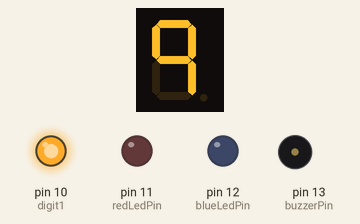
This sketch was run on a simulated Arduino Uno, built with avr-gcc and run on an emulated ATmega328P. Parts: 1-digit seven-segment display, output pins drawn as LEDs (lit = HIGH), buzzer (waves = sounding). Wiring (inferred from the names in the program): 1-digit 7-segment display, segments lit when HIGH: segments pin 2, pin 3, pin 4, pin 5, pin 6, pin 7, pin 8, pin 9. The segment pins are drawn as the display they are named for; pins used as bus, display or sensor lines are not drawn.

Above: at 0.2 s.
At 5.55 s:
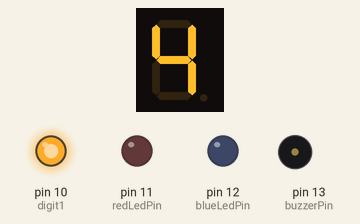
At 11.66 s:
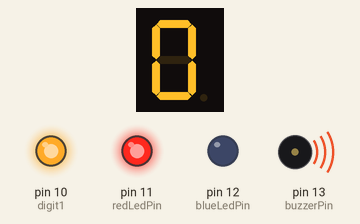
At 19.3 s:
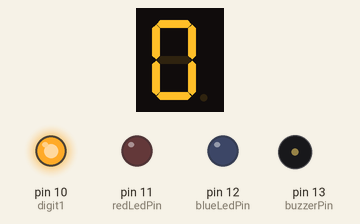
At 29.0 s:
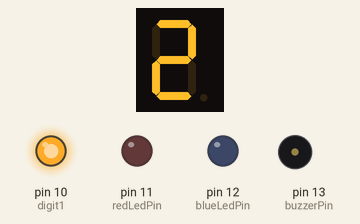
At 39.17 s:
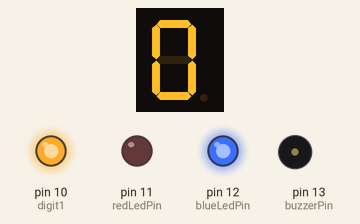
Timing chart, 0 to 40.0 s (numbered marks = the images above):
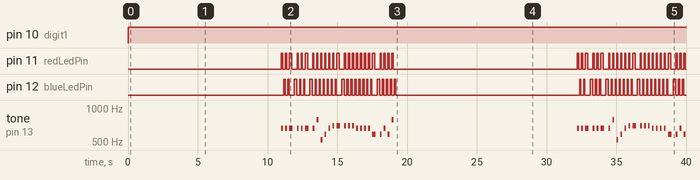

The sketch:

christmas.ino
```cpp
#define NOTE_E5 659
#define NOTE_G5 784
#define NOTE_C5 523
#define NOTE_D5 587
#define NOTE_F5 698
#define NOTE_A5 880
#define NOTE_B5 988

const int segmentA = 2;  // Connect segment A to digital pin 2
const int segmentB = 3;  // Connect segment B to digital pin 3
const int segmentC = 4;  // Connect segment C to digital pin 4
const int segmentD = 5;  // Connect segment D to digital pin 5
const int segmentE = 6;  // Connect segment E to digital pin 6
const int segmentF = 7;  // Connect segment F to digital pin 7
const int segmentG = 8;  // Connect segment G to digital pin 8

const int digit1 = 10;   // Connect common anode/cathode of the 1st digit to digital pin 10
const int buzzerPin = 13;
const int redLedPin = 11;
const int greenLedPin = 9;
const int blueLedPin = 12;
const int delayTime = 1000; // Delay time in milliseconds
const int countdownBuzzerDuration = 100;

void setup() {
  pinMode(segmentA, OUTPUT);
  pinMode(segmentB, OUTPUT);
  pinMode(segmentC, OUTPUT);
  pinMode(segmentD, OUTPUT);
  pinMode(segmentE, OUTPUT);
  pinMode(segmentF, OUTPUT);
  pinMode(segmentG, OUTPUT);

  pinMode(digit1, OUTPUT);

  pinMode(buzzerPin, OUTPUT);
  pinMode(redLedPin, OUTPUT);
  pinMode(greenLedPin, OUTPUT);
  pinMode(blueLedPin, OUTPUT);

  // Turn off all segments, digits, and LEDs initially
  turnOffAllSegments();
  turnOffAllDigits();
  turnOffAllLEDs();
}

void loop() {
  // Countdown from 9 to 0
  for (int i = 9; i >= 0; --i) {
    displayNumber(i);
    playCountdownBuzzer();
    delay(delayTime);  // Display each number for 1 second
  }

  // Play the second song and synchronize lights
  playSong();
  synchronizeLights();
}

void displayNumber(int number) {
  // Define the common cathode values for each digit (0-9)
  byte digitValues[] = {
    B01111110, // 0
    B00110000, // 1
    B01101101, // 2
    B01111001, // 3
    B00110011, // 4
    B01011011, // 5
    B01011111, // 6
    B01110000, // 7
    B01111111, // 8
    B01110011  // 9
  };

  // Turn off all segments and digits
  turnOffAllSegments();
  turnOffAllDigits();

  // Display the number on the 1st digit
  digitalWrite(digit1, HIGH); // Turn on the common anode/cathode for the 1st digit
  displayDigit(digitValues[number]);
}

void displayDigit(byte segments) {
  digitalWrite(segmentA, bitRead(segments, 6));
  digitalWrite(segmentB, bitRead(segments, 5));
  digitalWrite(segmentC, bitRead(segments, 4));
  digitalWrite(segmentD, bitRead(segments, 3));
  digitalWrite(segmentE, bitRead(segments, 2));
  digitalWrite(segmentF, bitRead(segments, 1));
  digitalWrite(segmentG, bitRead(segments, 0));

}

void turnOffAllSegments() {
  digitalWrite(segmentA, LOW);
  digitalWrite(segmentB, LOW);
  digitalWrite(segmentC, LOW);
  digitalWrite(segmentD, LOW);
  digitalWrite(segmentE, LOW);
  digitalWrite(segmentF, LOW);
  digitalWrite(segmentG, LOW);

}

void turnOffAllDigits() {
  digitalWrite(digit1, LOW);
}

void playCountdownBuzzer() {
  digitalWrite(buzzerPin, HIGH);
  delay(countdownBuzzerDuration);
  digitalWrite(buzzerPin, LOW);
}

void playSong() {
  int jingleBellsMelody[] = {
    NOTE_E5, NOTE_E5, NOTE_E5, NOTE_E5,
    NOTE_E5, NOTE_E5, NOTE_E5, NOTE_G5,
    NOTE_C5, NOTE_D5, NOTE_E5, NOTE_F5,
    NOTE_F5, NOTE_F5, NOTE_F5, NOTE_F5,
    NOTE_E5, NOTE_E5, NOTE_E5, NOTE_E5,
    NOTE_D5, NOTE_D5, NOTE_E5, NOTE_D5,
    NOTE_G5
  };

  int jingleBellsDurations[] = {
    8, 8, 4, 8,
    8, 4, 8, 8,
    8, 8, 8, 8,
    4, 8, 8, 8,
    8, 8, 8, 8,
    4, 8, 8, 8,
    8
  };

  int* melodyToPlay = jingleBellsMelody;
  int* durationsToPlay = jingleBellsDurations;
  int songLength = sizeof(jingleBellsMelody) / sizeof(jingleBellsMelody[0]);

  for (int i = 0; i < songLength; i++) {
    int duration = 1000 / durationsToPlay[i];
    tone(buzzerPin, melodyToPlay[i], duration);

    digitalWrite(redLedPin, HIGH);
    delay(duration * 0.7);
    digitalWrite(redLedPin, LOW);

    digitalWrite(greenLedPin, HIGH);
    delay(duration * 0.7);
    digitalWrite(greenLedPin, LOW);

    digitalWrite(blueLedPin, HIGH);
    delay(duration * 0.7);
    digitalWrite(blueLedPin, LOW);

    delay(25);
  }

  // Pause for 2 seconds before playing the melody again
  delay(2000);
}

void synchronizeLights() {

}

void turnOffAllLEDs() {
  digitalWrite(redLedPin, LOW);
  digitalWrite(greenLedPin, LOW);
  digitalWrite(blueLedPin, LOW);
}
```

Measured:
- by itself, pin 10 (digit1): LOW → HIGH at 0.00 s
- by itself, tone on pin 13 (buzzerPin): plays 659 Hz for 0.13 s, 659 Hz for 0.13 s, 659 Hz for 0.25 s, 659 Hz for 0.13 s, 659 Hz for 0.13 s, 659 Hz for 0.25 s … (49 notes in this stretch)
- what the display in image 1 shows lasts 1.1 s, from 5.5 s to 6.6 s
- what the display in image 3 shows lasts 2.1 s, from 19.1 s to 21.2 s
